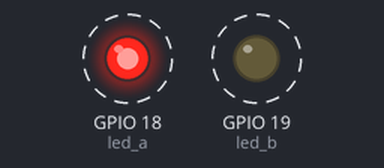
The program below on a simulated ESP32 board running MicroPython. Parts: output pins drawn as LEDs (lit = HIGH). Wiring (from the project's diagram.json): red LED on GPIO 18, yellow LED on GPIO 19. Dashed ring = blinking. What the program prints to the serial console is not drawn.

Above: at 0.2 s.
Timing chart, 0 to 3.0 s (numbered marks = the images above):
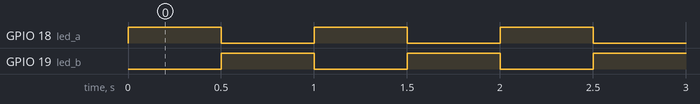

Measured:
- by itself, GPIO 18 (led_a), GPIO 19 (led_b): alternates HIGH for 0.50 s and LOW for 0.50 s

The program:

main.py
```python
from machine import Pin
from time import sleep_ms

STEP_MS = 500
led_a = Pin(18, Pin.OUT, value=0)
led_b = Pin(19, Pin.OUT, value=0)

while True:
    led_b.value(0)           # Spegne prima di accendere l'altro LED.
    led_a.value(1)
    print("A")
    sleep_ms(STEP_MS)
    led_a.value(0)
    led_b.value(1)
    print("B")
    sleep_ms(STEP_MS)
```
